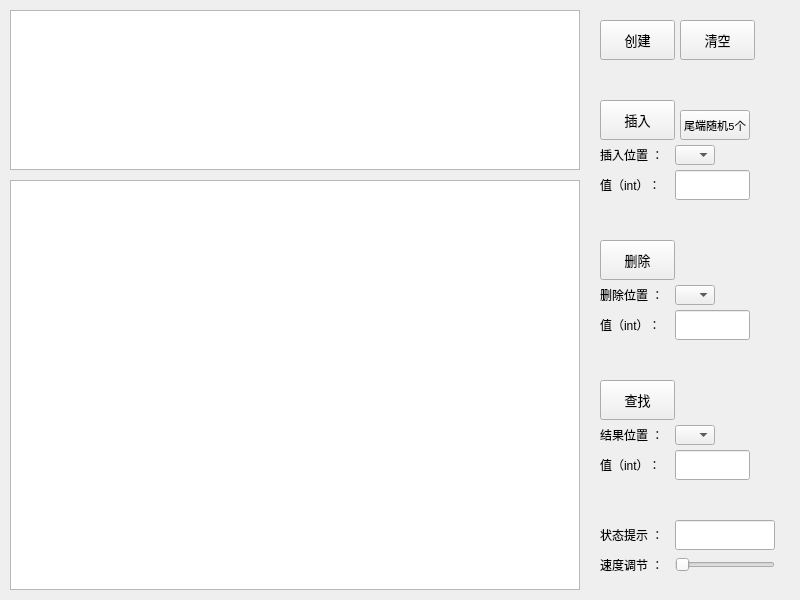
<?xml version="1.0" encoding="UTF-8"?>
<ui version="4.0">
 <class>LinkListForm</class>
 <widget class="QWidget" name="LinkListForm">
  <property name="geometry">
   <rect>
    <x>0</x>
    <y>0</y>
    <width>800</width>
    <height>600</height>
   </rect>
  </property>
  <property name="windowTitle">
   <string>Form</string>
  </property>
  <widget class="QGraphicsView" name="graphicsView">
   <property name="geometry">
    <rect>
     <x>10</x>
     <y>180</y>
     <width>570</width>
     <height>410</height>
    </rect>
   </property>
  </widget>
  <widget class="QTextBrowser" name="textBrowser">
   <property name="geometry">
    <rect>
     <x>10</x>
     <y>10</y>
     <width>570</width>
     <height>160</height>
    </rect>
   </property>
  </widget>
  <widget class="QPushButton" name="pushButtonDelete">
   <property name="geometry">
    <rect>
     <x>600</x>
     <y>240</y>
     <width>75</width>
     <height>40</height>
    </rect>
   </property>
   <property name="minimumSize">
    <size>
     <width>0</width>
     <height>20</height>
    </size>
   </property>
   <property name="font">
    <font>
     <family>Consolas</family>
     <pointsize>10</pointsize>
    </font>
   </property>
   <property name="text">
    <string>删除</string>
   </property>
  </widget>
  <widget class="QLabel" name="labelDeleteValue">
   <property name="geometry">
    <rect>
     <x>600</x>
     <y>310</y>
     <width>66</width>
     <height>30</height>
    </rect>
   </property>
   <property name="sizePolicy">
    <sizepolicy hsizetype="Minimum" vsizetype="Minimum">
     <horstretch>0</horstretch>
     <verstretch>0</verstretch>
    </sizepolicy>
   </property>
   <property name="minimumSize">
    <size>
     <width>60</width>
     <height>30</height>
    </size>
   </property>
   <property name="text">
    <string>值（int）：</string>
   </property>
  </widget>
  <widget class="QLineEdit" name="lineEditDelete">
   <property name="geometry">
    <rect>
     <x>675</x>
     <y>310</y>
     <width>75</width>
     <height>30</height>
    </rect>
   </property>
   <property name="sizePolicy">
    <sizepolicy hsizetype="Fixed" vsizetype="Fixed">
     <horstretch>0</horstretch>
     <verstretch>0</verstretch>
    </sizepolicy>
   </property>
   <property name="minimumSize">
    <size>
     <width>60</width>
     <height>30</height>
    </size>
   </property>
  </widget>
  <widget class="QComboBox" name="comboBoxDelete">
   <property name="enabled">
    <bool>true</bool>
   </property>
   <property name="geometry">
    <rect>
     <x>675</x>
     <y>285</y>
     <width>40</width>
     <height>20</height>
    </rect>
   </property>
  </widget>
  <widget class="QLabel" name="labelDeletePos">
   <property name="geometry">
    <rect>
     <x>600</x>
     <y>280</y>
     <width>75</width>
     <height>30</height>
    </rect>
   </property>
   <property name="sizePolicy">
    <sizepolicy hsizetype="Minimum" vsizetype="Minimum">
     <horstretch>0</horstretch>
     <verstretch>0</verstretch>
    </sizepolicy>
   </property>
   <property name="minimumSize">
    <size>
     <width>60</width>
     <height>30</height>
    </size>
   </property>
   <property name="text">
    <string>删除位置 ：</string>
   </property>
  </widget>
  <widget class="QPushButton" name="pushButtonLocate">
   <property name="geometry">
    <rect>
     <x>600</x>
     <y>380</y>
     <width>75</width>
     <height>40</height>
    </rect>
   </property>
   <property name="minimumSize">
    <size>
     <width>0</width>
     <height>20</height>
    </size>
   </property>
   <property name="font">
    <font>
     <family>Consolas</family>
     <pointsize>10</pointsize>
    </font>
   </property>
   <property name="text">
    <string>查找</string>
   </property>
  </widget>
  <widget class="QLineEdit" name="lineEditLocate">
   <property name="geometry">
    <rect>
     <x>675</x>
     <y>450</y>
     <width>75</width>
     <height>30</height>
    </rect>
   </property>
   <property name="sizePolicy">
    <sizepolicy hsizetype="Fixed" vsizetype="Fixed">
     <horstretch>0</horstretch>
     <verstretch>0</verstretch>
    </sizepolicy>
   </property>
   <property name="minimumSize">
    <size>
     <width>60</width>
     <height>30</height>
    </size>
   </property>
  </widget>
  <widget class="QComboBox" name="comboBoxLocate">
   <property name="enabled">
    <bool>true</bool>
   </property>
   <property name="geometry">
    <rect>
     <x>675</x>
     <y>425</y>
     <width>40</width>
     <height>20</height>
    </rect>
   </property>
  </widget>
  <widget class="QLabel" name="labelLocateValue">
   <property name="geometry">
    <rect>
     <x>600</x>
     <y>450</y>
     <width>66</width>
     <height>30</height>
    </rect>
   </property>
   <property name="sizePolicy">
    <sizepolicy hsizetype="Minimum" vsizetype="Minimum">
     <horstretch>0</horstretch>
     <verstretch>0</verstretch>
    </sizepolicy>
   </property>
   <property name="minimumSize">
    <size>
     <width>60</width>
     <height>30</height>
    </size>
   </property>
   <property name="text">
    <string>值（int）：</string>
   </property>
  </widget>
  <widget class="QLabel" name="labelResultPos">
   <property name="geometry">
    <rect>
     <x>600</x>
     <y>420</y>
     <width>75</width>
     <height>30</height>
    </rect>
   </property>
   <property name="sizePolicy">
    <sizepolicy hsizetype="Minimum" vsizetype="Minimum">
     <horstretch>0</horstretch>
     <verstretch>0</verstretch>
    </sizepolicy>
   </property>
   <property name="minimumSize">
    <size>
     <width>60</width>
     <height>30</height>
    </size>
   </property>
   <property name="text">
    <string>结果位置 ：</string>
   </property>
  </widget>
  <widget class="QLabel" name="labelTimeControl">
   <property name="geometry">
    <rect>
     <x>600</x>
     <y>550</y>
     <width>75</width>
     <height>30</height>
    </rect>
   </property>
   <property name="sizePolicy">
    <sizepolicy hsizetype="Minimum" vsizetype="Minimum">
     <horstretch>0</horstretch>
     <verstretch>0</verstretch>
    </sizepolicy>
   </property>
   <property name="minimumSize">
    <size>
     <width>60</width>
     <height>30</height>
    </size>
   </property>
   <property name="text">
    <string>速度调节 ：</string>
   </property>
  </widget>
  <widget class="QPushButton" name="pushButtonInit">
   <property name="geometry">
    <rect>
     <x>600</x>
     <y>20</y>
     <width>75</width>
     <height>40</height>
    </rect>
   </property>
   <property name="minimumSize">
    <size>
     <width>0</width>
     <height>20</height>
    </size>
   </property>
   <property name="font">
    <font>
     <family>Consolas</family>
     <pointsize>10</pointsize>
    </font>
   </property>
   <property name="text">
    <string>创建</string>
   </property>
  </widget>
  <widget class="QLabel" name="labelInsertValue">
   <property name="geometry">
    <rect>
     <x>600</x>
     <y>170</y>
     <width>66</width>
     <height>30</height>
    </rect>
   </property>
   <property name="sizePolicy">
    <sizepolicy hsizetype="Minimum" vsizetype="Minimum">
     <horstretch>0</horstretch>
     <verstretch>0</verstretch>
    </sizepolicy>
   </property>
   <property name="minimumSize">
    <size>
     <width>60</width>
     <height>30</height>
    </size>
   </property>
   <property name="text">
    <string>值（int）：</string>
   </property>
  </widget>
  <widget class="QLineEdit" name="lineEditInsert">
   <property name="geometry">
    <rect>
     <x>675</x>
     <y>170</y>
     <width>75</width>
     <height>30</height>
    </rect>
   </property>
   <property name="sizePolicy">
    <sizepolicy hsizetype="Fixed" vsizetype="Fixed">
     <horstretch>0</horstretch>
     <verstretch>0</verstretch>
    </sizepolicy>
   </property>
   <property name="minimumSize">
    <size>
     <width>60</width>
     <height>30</height>
    </size>
   </property>
  </widget>
  <widget class="QPushButton" name="pushButtonInsert">
   <property name="geometry">
    <rect>
     <x>600</x>
     <y>100</y>
     <width>75</width>
     <height>40</height>
    </rect>
   </property>
   <property name="minimumSize">
    <size>
     <width>0</width>
     <height>20</height>
    </size>
   </property>
   <property name="font">
    <font>
     <family>Consolas</family>
     <pointsize>10</pointsize>
    </font>
   </property>
   <property name="text">
    <string>插入</string>
   </property>
  </widget>
  <widget class="QComboBox" name="comboBoxInsert">
   <property name="enabled">
    <bool>true</bool>
   </property>
   <property name="geometry">
    <rect>
     <x>675</x>
     <y>145</y>
     <width>40</width>
     <height>20</height>
    </rect>
   </property>
  </widget>
  <widget class="QLabel" name="labelInsert">
   <property name="geometry">
    <rect>
     <x>600</x>
     <y>140</y>
     <width>75</width>
     <height>30</height>
    </rect>
   </property>
   <property name="sizePolicy">
    <sizepolicy hsizetype="Minimum" vsizetype="Minimum">
     <horstretch>0</horstretch>
     <verstretch>0</verstretch>
    </sizepolicy>
   </property>
   <property name="minimumSize">
    <size>
     <width>60</width>
     <height>30</height>
    </size>
   </property>
   <property name="text">
    <string>插入位置 ：</string>
   </property>
  </widget>
  <widget class="QLabel" name="labelState">
   <property name="geometry">
    <rect>
     <x>600</x>
     <y>520</y>
     <width>60</width>
     <height>30</height>
    </rect>
   </property>
   <property name="sizePolicy">
    <sizepolicy hsizetype="Minimum" vsizetype="Minimum">
     <horstretch>0</horstretch>
     <verstretch>0</verstretch>
    </sizepolicy>
   </property>
   <property name="minimumSize">
    <size>
     <width>60</width>
     <height>30</height>
    </size>
   </property>
   <property name="text">
    <string>状态提示 ：</string>
   </property>
  </widget>
  <widget class="QLineEdit" name="lineEditState">
   <property name="geometry">
    <rect>
     <x>675</x>
     <y>520</y>
     <width>100</width>
     <height>30</height>
    </rect>
   </property>
   <property name="sizePolicy">
    <sizepolicy hsizetype="Fixed" vsizetype="Fixed">
     <horstretch>0</horstretch>
     <verstretch>0</verstretch>
    </sizepolicy>
   </property>
   <property name="minimumSize">
    <size>
     <width>60</width>
     <height>30</height>
    </size>
   </property>
  </widget>
  <widget class="QSlider" name="horizontalSlider">
   <property name="geometry">
    <rect>
     <x>675</x>
     <y>555</y>
     <width>100</width>
     <height>20</height>
    </rect>
   </property>
   <property name="mouseTracking">
    <bool>true</bool>
   </property>
   <property name="orientation">
    <enum>Qt::Horizontal</enum>
   </property>
  </widget>
  <widget class="QPushButton" name="pushButtonRandomInsert5">
   <property name="geometry">
    <rect>
     <x>680</x>
     <y>110</y>
     <width>70</width>
     <height>30</height>
    </rect>
   </property>
   <property name="minimumSize">
    <size>
     <width>0</width>
     <height>20</height>
    </size>
   </property>
   <property name="font">
    <font>
     <family>Consolas</family>
     <pointsize>8</pointsize>
    </font>
   </property>
   <property name="text">
    <string>尾端随机5个</string>
   </property>
  </widget>
  <widget class="QPushButton" name="pushButtonClear">
   <property name="geometry">
    <rect>
     <x>680</x>
     <y>20</y>
     <width>75</width>
     <height>40</height>
    </rect>
   </property>
   <property name="minimumSize">
    <size>
     <width>0</width>
     <height>20</height>
    </size>
   </property>
   <property name="font">
    <font>
     <family>Consolas</family>
     <pointsize>10</pointsize>
    </font>
   </property>
   <property name="text">
    <string>清空</string>
   </property>
  </widget>
 </widget>
 <resources/>
 <connections/>
</ui>
